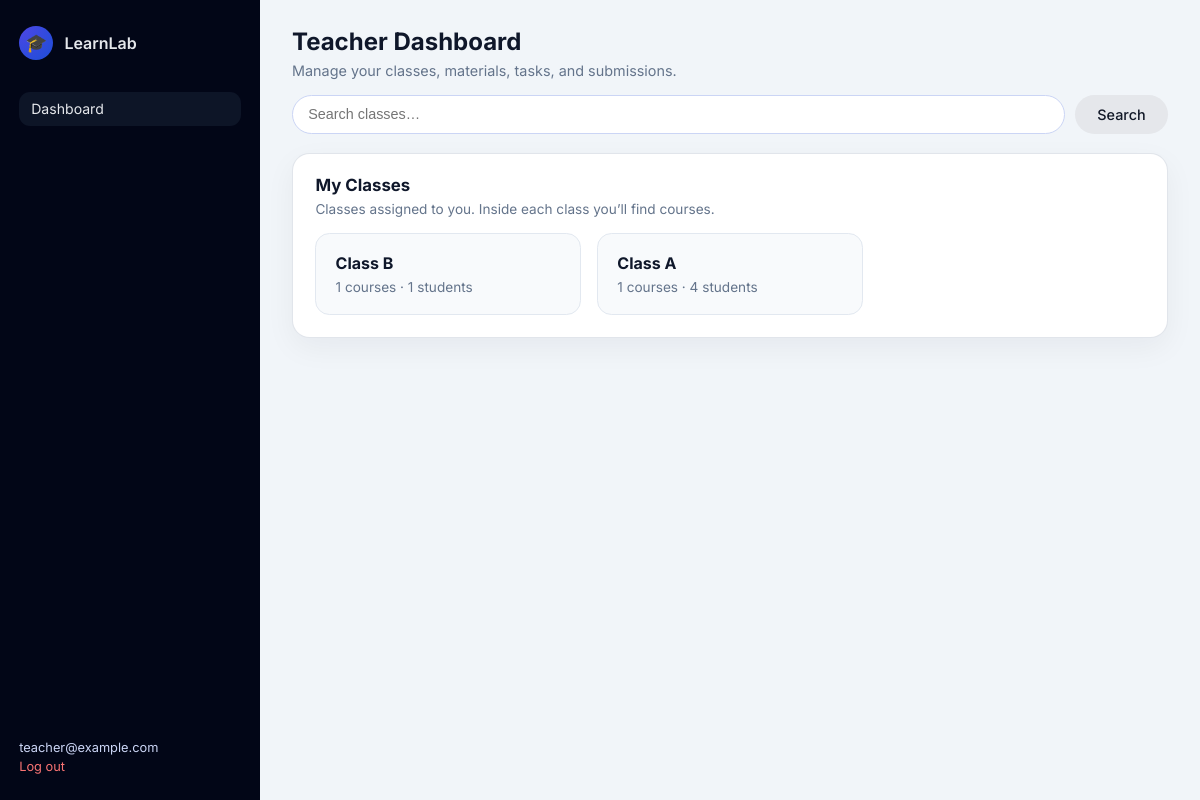
The page /teacher/dashboard/ (signed in) on the database its author committed.
### core/models.py (models this page shows, shortened)
class User(AbstractUser):
    class Roles(models.TextChoices):
        ADMIN = "ADMIN", "Admin"
        TEACHER = "TEACHER", "Teacher"
        STUDENT = "STUDENT", "Student"
    role = models.CharField(
        max_length=20,
        choices=Roles.choices,
        default=Roles.STUDENT,
    )
    student_class = models.ForeignKey(
        "Classroom",
        on_delete=models.SET_NULL,
        null=True,
        blank=True,
        related_name="students",
    )

class Classroom(models.Model):
    name = models.CharField(max_length=200)
    description = models.TextField(blank=True)
    created_at = models.DateTimeField(auto_now_add=True)
    teachers = models.ManyToManyField(
        settings.AUTH_USER_MODEL,
        related_name="teaching_classrooms",
        blank=True,
        limit_choices_to={"role": "TEACHER"},
    )
    class Meta:
        ordering = ["-created_at"]

### core/views.py (the view)
    def wrapped(request: HttpRequest, *args, **kwargs):
        user: User = request.user  # type: ignore[assignment]
        if not user.is_authenticated or user.role != User.Roles.TEACHER:
            messages.error(request, "You do not have access to this page.")
            return redirect("login")
        return view(request, *args, **kwargs)

### core/views.py (called while the page is built)
def _require_teacher(view):
    def wrapped(request: HttpRequest, *args, **kwargs):
        user: User = request.user  # type: ignore[assignment]
        if not user.is_authenticated or user.role != User.Roles.TEACHER:
            messages.error(request, "You do not have access to this page.")
            return redirect("login")
        return view(request, *args, **kwargs)
    return wrapped

@login_required
@_require_teacher
def teacher_dashboard(request: HttpRequest) -> HttpResponse:
    q = (request.GET.get("q") or "").strip()
    classrooms = Classroom.objects.filter(teachers=request.user)
    if q:
        classrooms = classrooms.filter(name__icontains=q)
    return render(request, "core/teacher_dashboard.html", {"classrooms": classrooms, "q": q})

### templates/core/teacher_dashboard.html (shortened to what this page needs)
{% extends "core/base.html" %}
{% block body_class %}page-dashboard page-dashboard-teacher{% endblock %}
{% block content %}
<div class="dashboard-layout">
    <aside class="sidebar">
        <div class="sidebar-brand">
            <span class="sidebar-logo-circle">🎓</span>
            <span class="sidebar-title">LearnLab</span>
        </div>
        <nav class="sidebar-nav">
            <a href="{% url 'teacher_dashboard' %}" class="sidebar-link sidebar-link-active">Dashboard</a>
        </nav>
        <div class="sidebar-footer">
            <span class="sidebar-user">{{ request.user.get_full_name|default:request.user.username }}</span>
            <a href="{% url 'logout' %}" class="sidebar-logout">Log out</a>
        </div>
    </aside>
    <main class="dashboard-main">
        <header class="dashboard-header">
            <h1>Teacher Dashboard</h1>
            <p>Manage your classes, materials, tasks, and submissions.</p>
        </header>
        <form method="get" class="search-row">
            <input class="search-input" type="text" name="q" value="{{ q }}" placeholder="Search classes…">
            <button class="btn btn-secondary" type="submit">Search</button>
        </form>
        <section class="card" id="classes">
            <h2>My Classes</h2>
            <p class="card-subtitle">Classes assigned to you. Inside each class you’ll find courses.</p>
            <div class="class-grid">
                {% for classroom in classrooms %}
                    <a href="{% url 'teacher_class_detail' classroom.pk %}" class="class-card">
                        <h3>{{ classroom.name }}</h3>
                        <p>{{ classroom.courses.count }} courses · {{ classroom.students.count }} students</p>
                    </a>
                {% empty %}
                    <p class="text-muted">No classes assigned yet. Contact an administrator.</p>
                {% endfor %}
            </div>
        </section>
    </main>
</div>
{% endblock %}

### static/css/learnlab.css (style rules this page uses)
*, *::before, *::after { box-sizing: border-box; }
html, body { margin: 0; padding: 0; height: 100%; font-family: "Inter", system-ui, -apple-system, BlinkMacSystemFont, "Segoe UI", sans-serif; color: #0f172a; background: #f1f5f9; }
a { color: inherit; text-decoration: none; }
button { font-family: inherit; }
.btn { border-radius: 999px; border: none; display: inline-flex; align-items: center; justify-content: center; gap: 0.5rem; padding: 0.7rem 1.4rem; font-size: 0.9rem; font-weight: 500; cursor: pointer; transition: transform 0.08s ease, box-shadow 0.08s ease, background 0.08s, color 0.08s; }
.btn-secondary { background: #e5e7eb; color: #111827; }
.page-dashboard { min-height: 100vh; }
.dashboard-layout { min-height: 100vh; display: grid; grid-template-columns: 260px minmax(0, 1fr); }
.sidebar { background: #020617; color: #e5e7eb; padding: 1.6rem 1.2rem; display: flex; flex-direction: column; gap: 1.4rem; }
.sidebar-brand { display: flex; align-items: center; gap: 0.7rem; }
.sidebar-logo-circle { width: 34px; height: 34px; border-radius: 999px; display: flex; align-items: center; justify-content: center; background: radial-gradient(circle at top left, #4f46e5, #1d4ed8); font-size: 1.1rem; }
.sidebar-title { font-weight: 600; font-size: 1rem; }
.sidebar-nav { display: flex; flex-direction: column; gap: 0.35rem; margin-top: 0.6rem; }
.sidebar-link { font-size: 0.88rem; padding: 0.55rem 0.75rem; border-radius: 0.7rem; color: #cbd5f5; }
.sidebar-link-active, .sidebar-link:hover { background: rgba(15, 23, 42, 0.9); color: #e5e7eb; }
.sidebar-footer { margin-top: auto; font-size: 0.8rem; display: flex; flex-direction: column; gap: 0.25rem; }
.sidebar-user { color: #cbd5f5; }
.sidebar-logout { color: #f97373; }
.dashboard-main { padding: 1.7rem 2rem 2.5rem; }
.dashboard-header h1 { margin: 0 0 0.35rem; font-size: 1.5rem; }
.dashboard-header p { margin: 0; font-size: 0.9rem; color: #64748b; }
.card { background: #ffffff; border-radius: 1.1rem; padding: 1.3rem 1.4rem 1.4rem; box-shadow: 0 10px 30px rgba(15, 23, 42, 0.05); border: 1px solid rgba(148, 163, 184, 0.28); }
.card h2 { margin: 0 0 0.35rem; font-size: 1.05rem; }
.card-subtitle { margin: 0 0 1rem; font-size: 0.85rem; color: #64748b; }
.class-grid { display: grid; grid-template-columns: repeat(auto-fill, minmax(220px, 1fr)); gap: 1rem; }
.class-card { display: block; padding: 1.2rem; background: #f8fafc; border-radius: 0.9rem; border: 1px solid #e2e8f0; transition: border-color 0.15s, box-shadow 0.15s; }
.class-card h3 { margin: 0 0 0.35rem; font-size: 1rem; }
.class-card p { margin: 0; font-size: 0.85rem; color: #64748b; }
.search-row { display: flex; gap: 0.6rem; align-items: center; margin: 1rem 0 1.2rem; flex-wrap: wrap; }
.search-input { flex: 1; min-width: 220px; border-radius: 999px; border: 1px solid #cbd5f5; padding: 0.65rem 0.95rem; font-size: 0.9rem; background: #ffffff; outline: none; }

### rows shown on the page
User: user.get_full_name "teacher@example.com"
Classroom: name "Class B", courses.count "1", students.count "1"
Classroom: name "Class A", courses.count "1", students.count "4"
